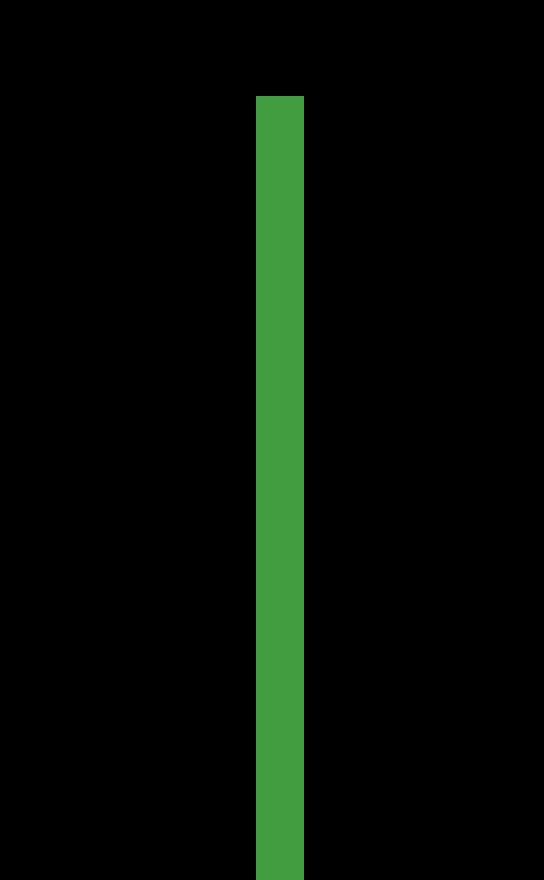

Rendered tile map (Tiled .tmx) drawn with the repository's tilesets; below, a short description and the full map source, tile grids included:
An orthogonal 34x55 tile map with 16x16 px tiles, 1 tile layer (Tile Layer 1).

<map version="1.10" tiledversion="1.12.0" orientation="orthogonal" renderorder="right-down" width="34" height="55" tilewidth="16" tileheight="16" infinite="0" nextlayerid="2" nextobjectid="1">
 <tileset firstgid="1" source="First Asset pack.tsx" />
 <layer id="1" name="Tile Layer 1" width="34" height="55">
  <data encoding="csv">
0,0,0,0,0,0,0,0,0,0,0,0,0,0,0,0,0,0,0,0,0,0,0,0,0,0,0,0,0,0,0,0,0,0,
0,0,0,0,0,0,0,0,0,0,0,0,0,0,0,0,0,0,0,0,0,0,0,0,0,0,0,0,0,0,0,0,0,0,
0,0,0,0,0,0,0,0,0,0,0,0,0,0,0,0,0,0,0,0,0,0,0,0,0,0,0,0,0,0,0,0,0,0,
0,0,0,0,0,0,0,0,0,0,0,0,0,0,0,0,0,0,0,0,0,0,0,0,0,0,0,0,0,0,0,0,0,0,
0,0,0,0,0,0,0,0,0,0,0,0,0,0,0,0,0,0,0,0,0,0,0,0,0,0,0,0,0,0,0,0,0,0,
0,0,0,0,0,0,0,0,0,0,0,0,0,0,0,0,0,0,0,0,0,0,0,0,0,0,0,0,0,0,0,0,0,0,
0,0,0,0,0,0,0,0,0,0,0,0,0,0,0,0,39,39,39,0,0,0,0,0,0,0,0,0,0,0,0,0,0,0,
0,0,0,0,0,0,0,0,0,0,0,0,0,0,0,0,39,39,39,0,0,0,0,0,0,0,0,0,0,0,0,0,0,0,
0,0,0,0,0,0,0,0,0,0,0,0,0,0,0,0,39,39,39,0,0,0,0,0,0,0,0,0,0,0,0,0,0,0,
0,0,0,0,0,0,0,0,0,0,0,0,0,0,0,0,39,39,39,0,0,0,0,0,0,0,0,0,0,0,0,0,0,0,
0,0,0,0,0,0,0,0,0,0,0,0,0,0,0,0,39,39,39,0,0,0,0,0,0,0,0,0,0,0,0,0,0,0,
0,0,0,0,0,0,0,0,0,0,0,0,0,0,0,0,39,39,39,0,0,0,0,0,0,0,0,0,0,0,0,0,0,0,
0,0,0,0,0,0,0,0,0,0,0,0,0,0,0,0,39,39,39,0,0,0,0,0,0,0,0,0,0,0,0,0,0,0,
0,0,0,0,0,0,0,0,0,0,0,0,0,0,0,0,39,39,39,0,0,0,0,0,0,0,0,0,0,0,0,0,0,0,
0,0,0,0,0,0,0,0,0,0,0,0,0,0,0,0,39,39,39,0,0,0,0,0,0,0,0,0,0,0,0,0,0,0,
0,0,0,0,0,0,0,0,0,0,0,0,0,0,0,0,39,39,39,0,0,0,0,0,0,0,0,0,0,0,0,0,0,0,
0,0,0,0,0,0,0,0,0,0,0,0,0,0,0,0,39,39,39,0,0,0,0,0,0,0,0,0,0,0,0,0,0,0,
0,0,0,0,0,0,0,0,0,0,0,0,0,0,0,0,39,39,39,0,0,0,0,0,0,0,0,0,0,0,0,0,0,0,
0,0,0,0,0,0,0,0,0,0,0,0,0,0,0,0,39,39,39,0,0,0,0,0,0,0,0,0,0,0,0,0,0,0,
0,0,0,0,0,0,0,0,0,0,0,0,0,0,0,0,39,39,39,0,0,0,0,0,0,0,0,0,0,0,0,0,0,0,
0,0,0,0,0,0,0,0,0,0,0,0,0,0,0,0,39,39,39,0,0,0,0,0,0,0,0,0,0,0,0,0,0,0,
0,0,0,0,0,0,0,0,0,0,0,0,0,0,0,0,39,39,39,0,0,0,0,0,0,0,0,0,0,0,0,0,0,0,
0,0,0,0,0,0,0,0,0,0,0,0,0,0,0,0,39,39,39,0,0,0,0,0,0,0,0,0,0,0,0,0,0,0,
0,0,0,0,0,0,0,0,0,0,0,0,0,0,0,0,39,39,39,0,0,0,0,0,0,0,0,0,0,0,0,0,0,0,
0,0,0,0,0,0,0,0,0,0,0,0,0,0,0,0,39,39,39,0,0,0,0,0,0,0,0,0,0,0,0,0,0,0,
0,0,0,0,0,0,0,0,0,0,0,0,0,0,0,0,39,39,39,0,0,0,0,0,0,0,0,0,0,0,0,0,0,0,
0,0,0,0,0,0,0,0,0,0,0,0,0,0,0,0,39,39,39,0,0,0,0,0,0,0,0,0,0,0,0,0,0,0,
0,0,0,0,0,0,0,0,0,0,0,0,0,0,0,0,39,39,39,0,0,0,0,0,0,0,0,0,0,0,0,0,0,0,
0,0,0,0,0,0,0,0,0,0,0,0,0,0,0,0,39,39,39,0,0,0,0,0,0,0,0,0,0,0,0,0,0,0,
0,0,0,0,0,0,0,0,0,0,0,0,0,0,0,0,39,39,39,0,0,0,0,0,0,0,0,0,0,0,0,0,0,0,
0,0,0,0,0,0,0,0,0,0,0,0,0,0,0,0,39,39,39,0,0,0,0,0,0,0,0,0,0,0,0,0,0,0,
0,0,0,0,0,0,0,0,0,0,0,0,0,0,0,0,39,39,39,0,0,0,0,0,0,0,0,0,0,0,0,0,0,0,
0,0,0,0,0,0,0,0,0,0,0,0,0,0,0,0,39,39,39,0,0,0,0,0,0,0,0,0,0,0,0,0,0,0,
0,0,0,0,0,0,0,0,0,0,0,0,0,0,0,0,39,39,39,0,0,0,0,0,0,0,0,0,0,0,0,0,0,0,
0,0,0,0,0,0,0,0,0,0,0,0,0,0,0,0,39,39,39,0,0,0,0,0,0,0,0,0,0,0,0,0,0,0,
0,0,0,0,0,0,0,0,0,0,0,0,0,0,0,0,39,39,39,0,0,0,0,0,0,0,0,0,0,0,0,0,0,0,
0,0,0,0,0,0,0,0,0,0,0,0,0,0,0,0,39,39,39,0,0,0,0,0,0,0,0,0,0,0,0,0,0,0,
0,0,0,0,0,0,0,0,0,0,0,0,0,0,0,0,39,39,39,0,0,0,0,0,0,0,0,0,0,0,0,0,0,0,
0,0,0,0,0,0,0,0,0,0,0,0,0,0,0,0,39,39,39,0,0,0,0,0,0,0,0,0,0,0,0,0,0,0,
0,0,0,0,0,0,0,0,0,0,0,0,0,0,0,0,39,39,39,0,0,0,0,0,0,0,0,0,0,0,0,0,0,0,
0,0,0,0,0,0,0,0,0,0,0,0,0,0,0,0,39,39,39,0,0,0,0,0,0,0,0,0,0,0,0,0,0,0,
0,0,0,0,0,0,0,0,0,0,0,0,0,0,0,0,39,39,39,0,0,0,0,0,0,0,0,0,0,0,0,0,0,0,
0,0,0,0,0,0,0,0,0,0,0,0,0,0,0,0,39,39,39,0,0,0,0,0,0,0,0,0,0,0,0,0,0,0,
0,0,0,0,0,0,0,0,0,0,0,0,0,0,0,0,39,39,39,0,0,0,0,0,0,0,0,0,0,0,0,0,0,0,
0,0,0,0,0,0,0,0,0,0,0,0,0,0,0,0,39,39,39,0,0,0,0,0,0,0,0,0,0,0,0,0,0,0,
0,0,0,0,0,0,0,0,0,0,0,0,0,0,0,0,39,39,39,0,0,0,0,0,0,0,0,0,0,0,0,0,0,0,
0,0,0,0,0,0,0,0,0,0,0,0,0,0,0,0,39,39,39,0,0,0,0,0,0,0,0,0,0,0,0,0,0,0,
0,0,0,0,0,0,0,0,0,0,0,0,0,0,0,0,39,39,39,0,0,0,0,0,0,0,0,0,0,0,0,0,0,0,
0,0,0,0,0,0,0,0,0,0,0,0,0,0,0,0,39,39,39,0,0,0,0,0,0,0,0,0,0,0,0,0,0,0,
0,0,0,0,0,0,0,0,0,0,0,0,0,0,0,0,39,39,39,0,0,0,0,0,0,0,0,0,0,0,0,0,0,0,
0,0,0,0,0,0,0,0,0,0,0,0,0,0,0,0,39,39,39,0,0,0,0,0,0,0,0,0,0,0,0,0,0,0,
0,0,0,0,0,0,0,0,0,0,0,0,0,0,0,0,39,39,39,0,0,0,0,0,0,0,0,0,0,0,0,0,0,0,
0,0,0,0,0,0,0,0,0,0,0,0,0,0,0,0,39,39,39,0,0,0,0,0,0,0,0,0,0,0,0,0,0,0,
0,0,0,0,0,0,0,0,0,0,0,0,0,0,0,0,39,39,39,0,0,0,0,0,0,0,0,0,0,0,0,0,0,0,
0,0,0,0,0,0,0,0,0,0,0,0,0,0,0,0,39,39,39,0,0,0,0,0,0,0,0,0,0,0,0,0,0,0
</data>
 </layer>
</map>
